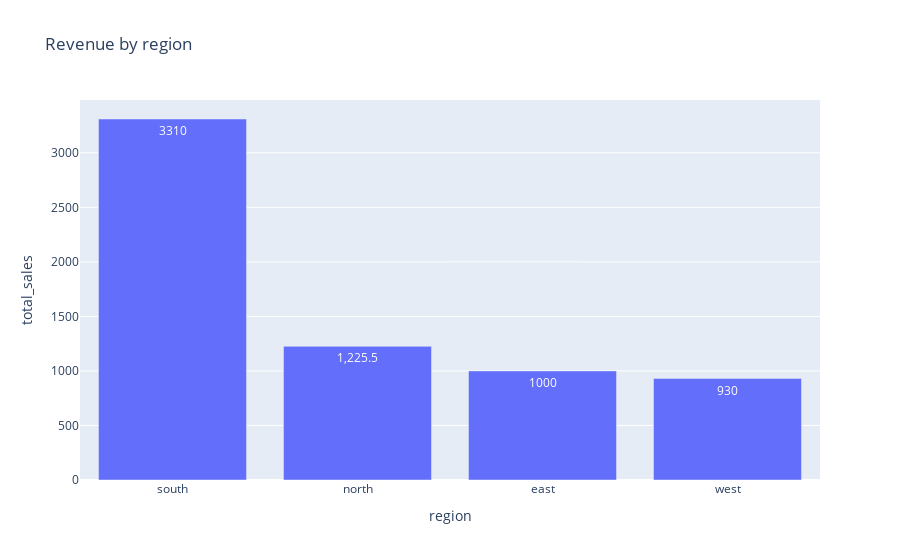

Notebook code cell kept with this figure:
### Code cell
fig = px.bar(
    region_sales,
    x='region',
    y='total_sales',
    title='Revenue by region',
    text_auto=True
)
fig.show()

### Figure 1 — Plotly figure (JSON) as saved in the notebook; plotly's stock layout.template omitted (floating-point values rounded to 4 significant figures)
{"data": [{"hovertemplate": "region=%{x}<br>total_sales=%{y}<extra></extra>", "legendgroup": "", "marker": {"color": "#636efa", "pattern": {"shape": ""}}, "name": "", "orientation": "v", "showlegend": false, "textposition": "auto", "texttemplate": "%{y}", "type": "bar", "x": ["south", "north", "east", "west"], "xaxis": "x", "y": [3310.0, 1226.0, 1000.0, 930.0], "yaxis": "y"}], "layout": {"barmode": "relative", "legend": {"tracegroupgap": 0}, "title": {"text": "Revenue by region"}, "xaxis": {"anchor": "y", "domain": [0, 1], "title": {"text": "region"}}, "yaxis": {"anchor": "x", "domain": [0, 1], "title": {"text": "total_sales"}}}}
